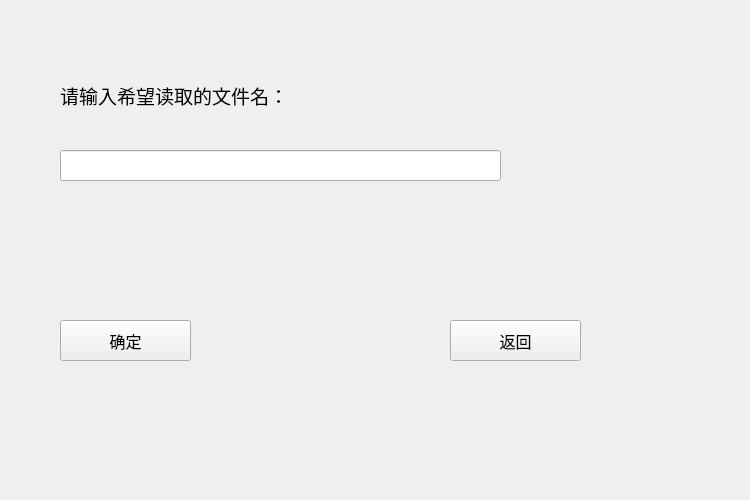
<?xml version="1.0" encoding="UTF-8"?>
<ui version="4.0">
 <class>Load_from_file</class>
 <widget class="QWidget" name="Load_from_file">
  <property name="geometry">
   <rect>
    <x>0</x>
    <y>0</y>
    <width>750</width>
    <height>500</height>
   </rect>
  </property>
  <property name="windowTitle">
   <string>Form</string>
  </property>
  <widget class="QLabel" name="please_enter_the_file_name">
   <property name="geometry">
    <rect>
     <x>60</x>
     <y>70</y>
     <width>261</width>
     <height>51</height>
    </rect>
   </property>
   <property name="font">
    <font>
     <pointsize>14</pointsize>
    </font>
   </property>
   <property name="text">
    <string>请输入希望读取的文件名：</string>
   </property>
  </widget>
  <widget class="QLabel" name="state">
   <property name="geometry">
    <rect>
     <x>60</x>
     <y>210</y>
     <width>91</width>
     <height>19</height>
    </rect>
   </property>
   <property name="text">
    <string/>
   </property>
  </widget>
  <widget class="QPushButton" name="cancel_button">
   <property name="geometry">
    <rect>
     <x>450</x>
     <y>320</y>
     <width>131</width>
     <height>41</height>
    </rect>
   </property>
   <property name="font">
    <font>
     <pointsize>12</pointsize>
    </font>
   </property>
   <property name="text">
    <string>返回</string>
   </property>
  </widget>
  <widget class="QLineEdit" name="file_name">
   <property name="geometry">
    <rect>
     <x>60</x>
     <y>150</y>
     <width>441</width>
     <height>31</height>
    </rect>
   </property>
   <property name="font">
    <font>
     <pointsize>12</pointsize>
    </font>
   </property>
  </widget>
  <widget class="QPushButton" name="commit_button">
   <property name="geometry">
    <rect>
     <x>60</x>
     <y>320</y>
     <width>131</width>
     <height>41</height>
    </rect>
   </property>
   <property name="font">
    <font>
     <pointsize>12</pointsize>
    </font>
   </property>
   <property name="text">
    <string>确定</string>
   </property>
  </widget>
 </widget>
 <resources/>
 <connections/>
</ui>
